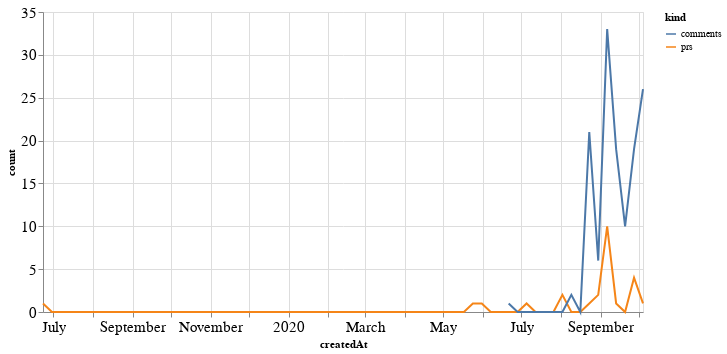

Notebook cell for this chart:
### Code cell
alt.Chart(total_time, width=600).mark_line().encode(
    x='createdAt',
    y='count',
    color='kind'
)

### Figure 1 — Vega-Lite specification as saved in the notebook (floating-point values rounded to 4 significant figures; data arrays with more than 128 entries replaced by an {"elided": "..."} marker saying what was removed)
{"config": {"axisLeft": {"labelFontSize": 15}, "axisBottom": {"labelFontSize": 15}}, "data": {"name": "data-5ec88127015696e380cb92409ccdcca8"}, "mark": "line", "encoding": {"color": {"type": "nominal", "field": "kind"}, "x": {"type": "temporal", "field": "createdAt"}, "y": {"type": "quantitative", "field": "count"}}, "width": 600, "$schema": "https://vega.github.io/schema/vega-lite/v4.8.1.json", "datasets": {"data-5ec88127015696e380cb92409ccdcca8": {"elided": "136 records"}}}
